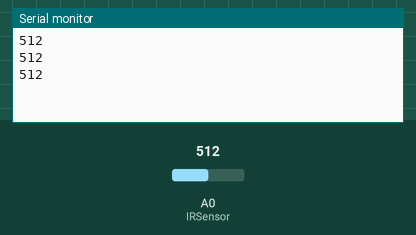
The sketch below on a simulated Arduino Uno, built with avr-gcc and run on an emulated ATmega328P. Shown: the last lines printed to the serial monitor. Inputs (shaded band) come from the test bench; at power-on: A0 (IRSensor) = 512.

Above: at 1.3 s.
1.4 s: A0 (IRSensor) set to 716
At 1.9 s:
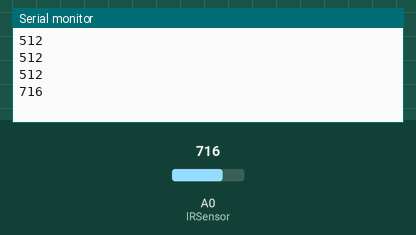
2.9 s: A0 (IRSensor) set to 900
At 3.4 s:
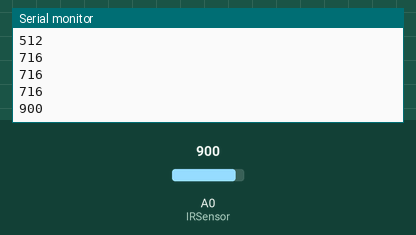
Timing chart, 0 to 5.9 s (numbered marks = the images above; inputs shaded):
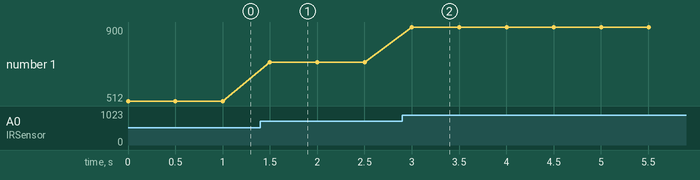

The sketch:

Task_1.11.ino
```cpp
int IRSensor = A0; // IR sensor to pin D9

void setup() {
   Serial.begin(9600);
   pinMode(IRSensor, OUTPUT);

}
void loop() {
   int sensorStatus = analogRead(IRSensor);
   Serial.println(sensorStatus);
   delay(500);
}
```

Measured:
- after the input at 1.4 s, the serial monitor: prints a new line after 0.10 s (image 1)
- after the input at 2.9 s, the serial monitor: prints a new line after 0.10 s (image 2)
- plotted number 1: 512 → 716 after the input at 1.4 s, 716 → 900 after the input at 2.9 s
